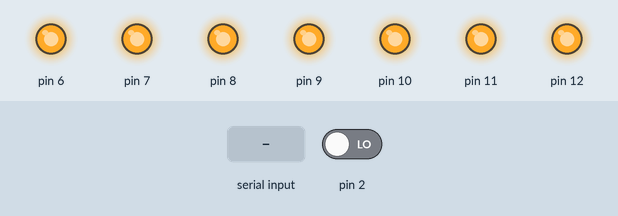
Simulated run of this sketch. Board: Arduino Uno, built with avr-gcc and run on an emulated ATmega328P. Shown: output pins drawn as LEDs (lit = HIGH). Inputs (shaded band) come from the test bench; at power-on: pin 2 LOW.

Above: at 1.2 s.
1.3 s: "a" received over Serial
At 1.8 s:
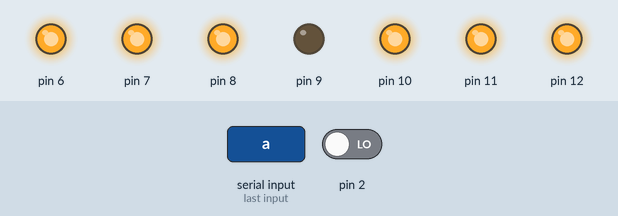
2.8 s: byte 113 ('q') received over Serial
At 3.2 s:
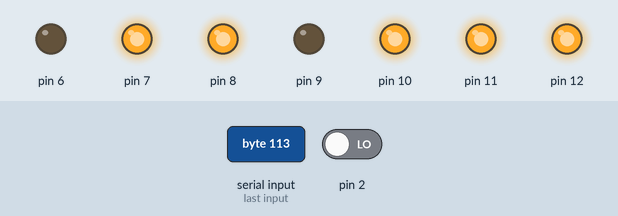
4.8 s: "b" received over Serial
At 5.7 s:
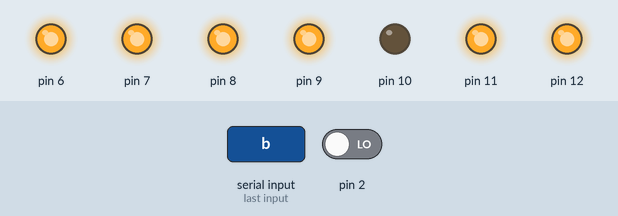
6.3 s: "g" received over Serial
At 6.8 s:
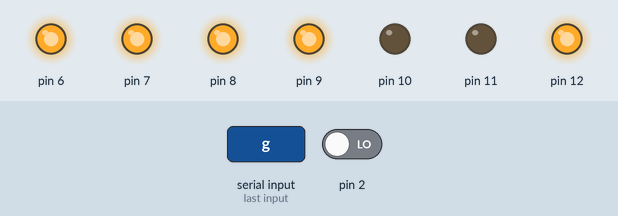
7.8 s: "c" received over Serial
At 9.0 s:
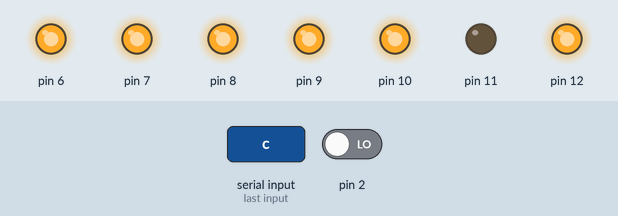
9.3 s: "d" received over Serial
At 10.3 s:
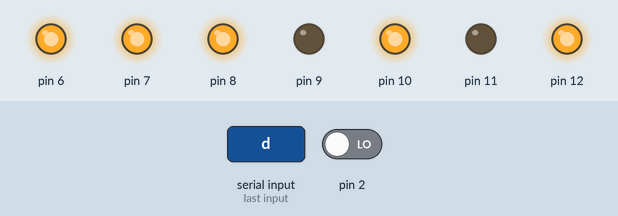
Timing chart, 0 to 11.8 s (numbered marks = the images above; inputs shaded):
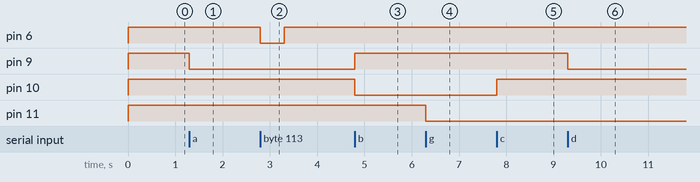

The sketch:

arduino.ino
```cpp
#include "actuator.h"
#include "pulse.h"
#include "accelerometer.h"
#include "reloadActuator.h"

#include <avr/io.h>
#include <avr/interrupt.h>

// accelerometer
#define ADXL_X A0
#define ADXL_Y A1
#define ADXL_Z A2

// limit switches
#define RELOAD_LIMIT_PIN 3

// trigger relay
Pulse trigger(6);

// actuator
ReloadActuator actuator_reload(9, 10);
Actuator actuator_pitch(11, 12);
Actuator actuator_yaw(7, 8);

Accelerometer accelerometer(ADXL_X, ADXL_Y, ADXL_Z);

void actuator_reload_limit_change()
{
    static unsigned long last_interrupt_time = 0;
    unsigned long interrupt_time = millis();

    int buttonState = digitalRead(RELOAD_LIMIT_PIN);
    if (buttonState == 1) {
        unsigned int debounceTime = 250;

        int actuatorStatus = actuator_reload.GetState();
        switch(actuatorStatus) {
        case 0: //stopped
            break;

        case 1: //extend
            break;

        case 2: //retract
            debounceTime = 1000;
            break;
        }

        if (interrupt_time - last_interrupt_time > debounceTime)
        {
            actuator_reload.LimitHit();
        }
        last_interrupt_time = interrupt_time;
    }
}

void setup()
{
    Serial.begin(115200);

    // External Interrupts:
    //	3 (interrupt 0)
    //	2 (interrupt 1)
    //	0 (interrupt 2)
    //	1 (interrupt 3)
    //	7 (interrupt 4)

    pinMode(RELOAD_LIMIT_PIN, INPUT_PULLUP);
}

void loop()
{
    int reloadState;
    char cmd;
    if (Serial.available())
    {
        cmd = (char)Serial.read();
        switch (cmd)
        {
        // reload
        case 'a':
            actuator_reload.Retract();
            break;
        case 'b':
            actuator_reload.Extend();
            break;
        case 'c':
            actuator_reload.Stop();
            break;
        case 'd':
            reloadState = actuator_reload.GetState();
            if (reloadState == 0) {
                detachInterrupt(0);
                actuator_reload.Reload();
                delay(750);
                attachInterrupt(0, &actuator_reload_limit_change, CHANGE);
            }
            break;

        // pitch
        case 'g':
            actuator_pitch.Retract();
            break;
        case 'h':
            actuator_pitch.Extend();
            break;
        case 'i':
            actuator_pitch.Stop();
            break;

        // yaw
        case 'l':
            actuator_yaw.Retract();
            break;
        case 'm':
            actuator_yaw.Extend();
            break;
        case 'n':
            actuator_yaw.Stop();
            break;

        // trigger
        case 'q':
            trigger.Fire();
            break;

        // accel
        case 'z':
            int x, y, z;
            float xvoltage, yvoltage, zvoltage;
            accelerometer.getXYZ(&x, &y, &z);
            accelerometer.getAcceleration(&xvoltage, &yvoltage, &zvoltage);

            /*
            Serial.println("xyz:");
            Serial.println(x);
            Serial.println(y);
            Serial.println(z);
            Serial.println("voltage:");
            Serial.println(xvoltage);
            Serial.println(yvoltage);
            Serial.println(zvoltage);
            */
            break;
        }
    }
}
```

accelerometer.cpp
```cpp
#include "Arduino.h"
#include "accelerometer.h"

#define ADC_AMPLITUDE 1024	//amplitude of the 10bit-ADC of Arduino is 1024LSB
#define ADC_REF 3			//ADC reference is 5v
#define ZERO_X  1.22		//accleration of X-AXIS is 0g, the voltage of X-AXIS is 1.22v
#define ZERO_Y  1.22		//
#define ZERO_Z  1.25		//
#define SENSITIVITY 0.25	//sensitivity of X/Y/Z axis is 0.25v/g

Accelerometer::Accelerometer(int x_pin, int y_pin, int z_pin)
{
	_x_pin = x_pin;
	_y_pin = y_pin;
	_z_pin = z_pin;
}

void Accelerometer::calibrate()
{

}

void Accelerometer::getXYZ(int16_t* x, int16_t* y, int16_t* z)
{
	*x = analogRead(_x_pin);
	*y = analogRead(_y_pin);
	*z = analogRead(_z_pin);
}

void Accelerometer::getAcceleration(float *ax, float *ay, float *az)
{
	int x, y, z;
	float xvoltage, yvoltage, zvoltage;

	getXYZ(&x, &y, &z);

	xvoltage = (float)x*ADC_REF / ADC_AMPLITUDE;
	yvoltage = (float)y*ADC_REF / ADC_AMPLITUDE;
	zvoltage = (float)z*ADC_REF / ADC_AMPLITUDE;

	*ax = (xvoltage - ZERO_X) / SENSITIVITY;
	*ay = (yvoltage - ZERO_Y) / SENSITIVITY;
	*az = (zvoltage - ZERO_Z) / SENSITIVITY;
}
```

accelerometer.h
```cpp
#ifndef Accelerometer_h
#define Accelerometer_h

#include "Arduino.h"

class Accelerometer
{
public:
	Accelerometer(int x_pin, int y_pin, int z_pin);
	void calibrate();
	void getXYZ(int16_t* x, int16_t* y, int16_t* z);
	void getAcceleration(float *ax, float *ay, float *az);
private:
	int _x_pin;
	int _y_pin;
	int _z_pin;
};

#endif
```

actuator.cpp
```cpp
#include "Arduino.h"
#include "actuator.h"

Actuator::Actuator(int pin1, int pin2)
{
	_pin1 = pin1;
	_pin2 = pin2;

	pinMode(_pin1, OUTPUT);
	pinMode(_pin2, OUTPUT);

	Stop();
}

void Actuator::Extend()
{
	digitalWrite(_pin1, HIGH);
	digitalWrite(_pin2, LOW);
}

void Actuator::Retract()
{
	digitalWrite(_pin1, LOW);
	digitalWrite(_pin2, HIGH);
}

void Actuator::Stop()
{
	digitalWrite(_pin1, HIGH);
	digitalWrite(_pin2, HIGH);
}
```

actuator.h
```cpp
#ifndef Actuator_h
#define Actuator_h

#include "Arduino.h"

class Actuator
{
public:
	Actuator(int pin1, int pin2);
	void Extend();
	void Retract();
	void Stop();
private:
	int _pin1;
	int _pin2;
};

#endif
```

pulse.cpp
```cpp
#include "Arduino.h"
#include "pulse.h"

Pulse::Pulse(int pin)
{
	_pin = pin;

	pinMode(_pin, OUTPUT);

	digitalWrite(_pin, HIGH);
}

void Pulse::Fire()
{
	digitalWrite(_pin, LOW);

	delay(500);

	digitalWrite(_pin, HIGH);
}
```

pulse.h
```cpp
#ifndef Pulse_h
#define Pulse_h

#include "Arduino.h"

class Pulse
{
public:
	Pulse(int pin);
	void Fire();
private:
	int _pin;
};

#endif
```

reloadActuator.cpp
```cpp
#include "Arduino.h"
#include "reloadActuator.h"

ReloadActuator::ReloadActuator(int pin1, int pin2) : Actuator(pin1, pin2)
{
	// status
	//	0 = stopped
	//	1 = extend
	//	2 = retract
	status = 0;
}

void ReloadActuator::Reload() {
	status = 2;
	Retract();
}

int ReloadActuator::GetState() {
	return status;
}

void ReloadActuator::LimitHit() {
	switch (status) {
	case 0: //stopped
		break;

	case 1: //extend
		status = 0;
		Stop();
		break;

	case 2: //retract
		status = 1;
		Extend();
		break;
	}
}
```

reloadActuator.h
```cpp
#ifndef ReloadActuator_h
#define ReloadActuator_h

#include "Arduino.h"
#include "actuator.h"

class ReloadActuator : public Actuator {
public:
	ReloadActuator(int pin1, int pin2);
	void Reload();
	void LimitHit();
	int GetState();
private:
	volatile int status;
};

#endif
```

Measured:
- after the input at 1.3 s, pin 9: HIGH → LOW at once
- after the input at 2.8 s, pin 6: HIGH → LOW at once, → HIGH 0.50 s later
- after the input at 4.8 s, pin 9: LOW → HIGH at once; pin 10: HIGH → LOW at once
- after the input at 6.3 s, pin 11: HIGH → LOW at once
- after the input at 7.8 s, pin 10: LOW → HIGH at once
- after the input at 9.3 s, pin 9: HIGH → LOW at once
